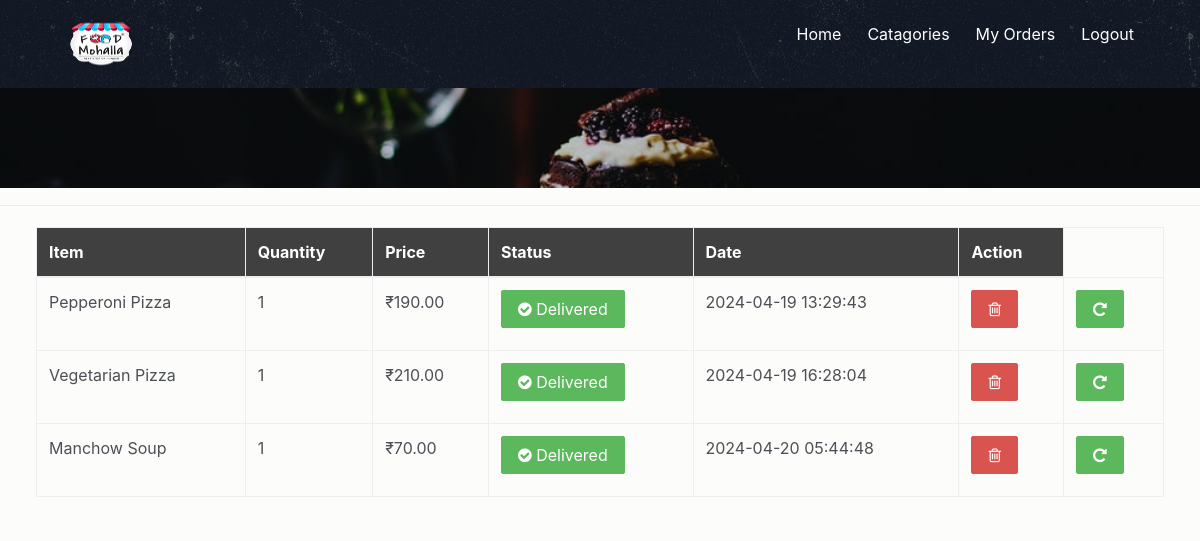
The app's page /your_orders.php (signed in) with its own data.
### tables this page shows
CREATE TABLE `users_orders` (
  `o_id` int(11) NOT NULL,
  `u_id` int(11) NOT NULL,
  `title` varchar(222) NOT NULL,
  `quantity` int(11) NOT NULL,
  `price` decimal(10,2) NOT NULL,
  `status` varchar(222) DEFAULT NULL,
  `date` timestamp NOT NULL DEFAULT current_timestamp() ON UPDATE current_timestamp()
);

### your_orders.php (the view, shortened to what this page needs)
<!DOCTYPE html>
<html lang="en">
<?php
include ("connection/connect.php");
if (empty($_SESSION['user_id'])) {
    header('location:login.php');
} else {
    ?>
    <head>
        <link href="css/bootstrap.min.css" rel="stylesheet">
        <link href="css/font-awesome.min.css" rel="stylesheet">
        <link href="css/animsition.min.css" rel="stylesheet">
        <link href="css/animate.css" rel="stylesheet">
        <link href="css/style.css" rel="stylesheet">
    </head>
    <body>
        <header id="header" class="header-scroll top-header headrom">
            <nav class="navbar navbar-dark">
                <div class="container">
                    <a class="navbar-brand" href="index.php"> <img class="img-rounded" src="images/food-mohalla.png" alt=""
                            width="70px" height="50px"> </a>
                    <div class="collapse navbar-toggleable-md  float-lg-right" id="mainNavbarCollapse">
                        <ul class="nav navbar-nav">
                            <li class="nav-item"> <a class="nav-link active" href="index.php">Home </a> </li>
                            <li class="nav-item"> <a class="nav-link active" href="restaurants.php">Catagories </a> </li>
                            <?php
                            if (empty($_SESSION["user_id"])) {
                                echo '<li class="nav-item"><a href="login.php" class="nav-link active">Login</a> </li>
							  <li class="nav-item"><a href="registration.php" class="nav-link active">Register</a> </li>';
                            } else {
                                echo '<li class="nav-item"><a href="your_orders.php" class="nav-link active">My Orders</a> </li>';
                                echo '<li class="nav-item"><a href="logout.php" class="nav-link active">Logout</a> </li>';
                            }
                            ?>
                        </ul>
                    </div>
                </div>
            </nav>
        </header>
        <div class="page-wrapper">
            <div class="inner-page-hero bg-image" data-image-src="images/img/pimg.jpg">
            </div>
            <div class="result-show">
            </div>
            <section class="restaurants-page">
                <div class="container">
                    <div class="row">
                        <div class="col-xs-12">
                        </div>
                        <div class="col-xs-12">
                            <div class="bg-gray">
                                <div class="row">
                                    <table class="table table-bordered table-hover">
                                        <thead style="background: #404040; color:white;">
                                            <tr>
                                                <th>Item</th>
                                                <th>Quantity</th>
                                                <th>Price</th>
                                                <th>Status</th>
                                                <th>Date</th>
                                                <th>Action</th>
                                            </tr>
                                        </thead>
                                        <tbody>
                                            <?php
                                            $query_res = mysqli_query($db, "select * from users_orders where u_id='" . $_SESSION['user_id'] . "'");
                                            if (!mysqli_num_rows($query_res) > 0) {
                                                echo '<td colspan="6"><center>You have No orders Placed yet. </center></td>';
                                            } else {
                                                while ($row = mysqli_fetch_array($query_res)) {
                                                    ?>
                                                    <tr>
                                                        <td data-column="Item"> <?php echo $row['title']; ?></td>
                                                        <td data-column="Quantity"> <?php echo $row['quantity']; ?></td>
                                                        <td data-column="price">₹<?php echo $row['price']; ?></td>
                                                        <td data-column="status">
                                                            <?php
                                                            $status = $row['status'];
                                                                ?>
                                                                <?php
                                                            if ($status == "closed") {
                                                                ?>
                                                                <button type="button" class="btn btn-success"><span
                                                                        class="fa fa-check-circle" aria-hidden="true"></span>
                                                                    Delivered</button>
                                                            <?php
                                                            }
                                                            ?>
                                                        </td>
                                                        <td data-column="Date"> <?php echo $row['date']; ?></td>
                                                        <td data-column="Action"> <a
                                                                href="delete_orders.php?order_del=<?php echo $row['o_id']; ?>"
                                                                onclick="return confirm('Are you sure you want to cancel your order?');"
                                                                class="btn btn-danger btn-flat btn-addon btn-xs m-b-10"><i
                                                                    class="fa fa-trash-o" style="font-size:16px"></i></a>
                                                        </td>
                                                        <td data-column="Action">
                                                        <a href="#?order_id=<?php echo $row['o_id']; ?>&action=reorder" class="btn btn-success btn-flat btn-addon btn-xs m-b-10"><i class="fa fa-repeat" style="font-size:16px"></i></a>
                                                        </td>
                                                    </tr>
                                                <?php }
                                            } ?>
                                        </tbody>
                                    </table>
                                </div>
                            </div>
                        </div>
                    </div>
                </div>
        </div>
    </body>
    </html>
    <?php
}
?>

### css/style.css (style rules this page uses)
body { background: rgba(252, 251, 249, 0.68); font-size: 16px; color: #4d4f56; font-weight: 400; overflow-x: hidden; }
a { color: #5c4ac7; }
ul { list-style-type: none; padding: 0; }
.container { max-width: 1270px; width: 94%; }
.page-wrapper { padding-top: 68px; }
.form-control-lg, .dropdown-menu, .btn, .btn-group-lg > .btn, .btn-lg, .img-rounded { border-radius: 2px; }
.btn { transition: all 0.4s; }
.m-b-10 { margin-bottom: 10px; }
#header { position: fixed; width: 100%; border: 0; z-index: 99; }
.navbar { background-image: url("../images/menu-bg.jpg"); padding: 0.95rem 1rem; border-radius: 0; }
.navbar-nav .nav-item { padding-left: 10px; }
.inner-page-hero { padding-top: 5%; padding-bottom: 5%; }
.result-show { padding: 7px 0 10px; border-bottom: 1px solid #eaebeb; color: #333366; margin-bottom: 20px; }

### records on screen
users_orders: title "Pepperoni Pizza", quantity "1", price "190.00", status "closed" (drawn), date "2024-04-19 13:29:43"
users_orders: title "Vegetarian Pizza", quantity "1", price "210.00", status "closed" (drawn), date "2024-04-19 16:28:04"
users_orders: title "Manchow Soup", quantity "1", price "70.00", status "closed" (drawn), date "2024-04-20 05:44:48"
